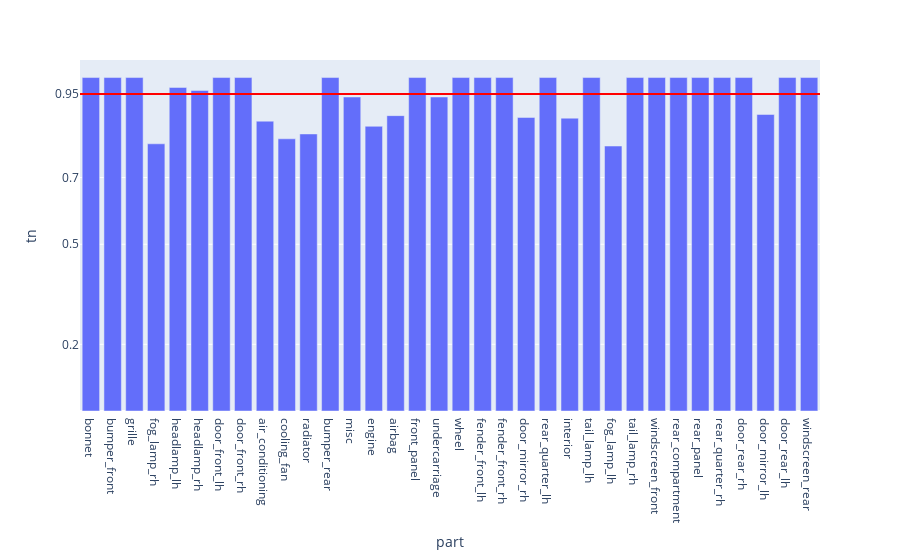

The notebook cell saved with this chart:
### Code cell
fig = px.bar(evalMetrics, x = 'part', y = 'tn')

fig.add_hline(y=avgTn, line_width=2, line_color="red")

fig.update_layout(
    yaxis = dict(
        tickmode = 'array',
        tickvals = [np.format_float_positional(avgTn, 2), 0.2, 0.5, 0.7],
    )
)
fig

### Figure 1 — Plotly figure (JSON) as saved in the notebook; plotly's stock layout.template omitted (floating-point values rounded to 4 significant figures)
{"data": [{"alignmentgroup": "True", "hovertemplate": "part=%{x}<br>tn=%{y}<extra></extra>", "legendgroup": "", "marker": {"color": "#636efa", "pattern": {"shape": ""}}, "name": "", "offsetgroup": "", "orientation": "v", "showlegend": false, "textposition": "auto", "type": "bar", "x": ["bonnet", "bumper_front", "grille", "fog_lamp_rh", "headlamp_lh", "headlamp_rh", "door_front_lh", "door_front_rh", "air_conditioning", "cooling_fan", "radiator", "bumper_rear", "misc", "engine", "airbag", "front_panel", "undercarriage", "wheel", "fender_front_lh", "fender_front_rh", "door_mirror_rh", "rear_quarter_lh", "interior", "tail_lamp_lh", "fog_lamp_lh", "tail_lamp_rh", "windscreen_front", "rear_compartment", "rear_panel", "rear_quarter_rh", "door_rear_rh", "door_mirror_lh", "door_rear_lh", "windscreen_rear"], "xaxis": "x", "y": [1, 1, 1, 0.8013, 0.9703, 0.9612, 1, 1, 0.8692, 0.8163, 0.8309, 1, 0.9416, 0.8538, 0.8858, 1, 0.9417, 1, 1, 1, 0.8803, 1, 0.8782, 1, 0.7947, 1, 1, 1, 1, 1, 1, 0.8893, 1, 1], "yaxis": "y"}], "layout": {"barmode": "relative", "legend": {"tracegroupgap": 0}, "margin": {"t": 60}, "shapes": [{"line": {"color": "red", "width": 2}, "type": "line", "x0": 0, "x1": 1, "xref": "x domain", "y0": 0.9508, "y1": 0.9508, "yref": "y"}], "xaxis": {"anchor": "y", "domain": [0, 1], "title": {"text": "part"}}, "yaxis": {"anchor": "x", "domain": [0, 1], "tickmode": "array", "tickvals": ["0.95", 0.2, 0.5, 0.7], "title": {"text": "tn"}}}}
